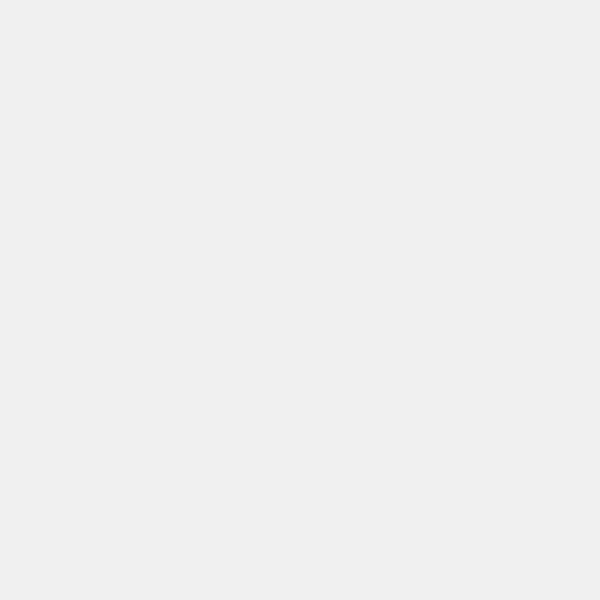
Frame 1 (no input)
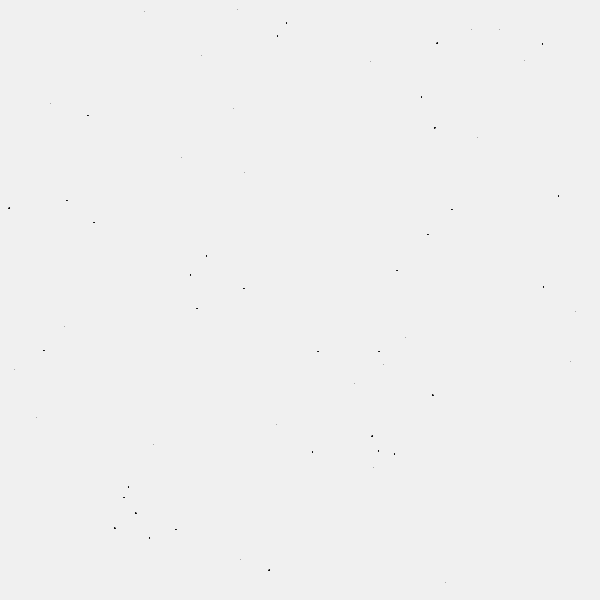
Frame 60 (the mouse pressed at the canvas centre just before this capture)
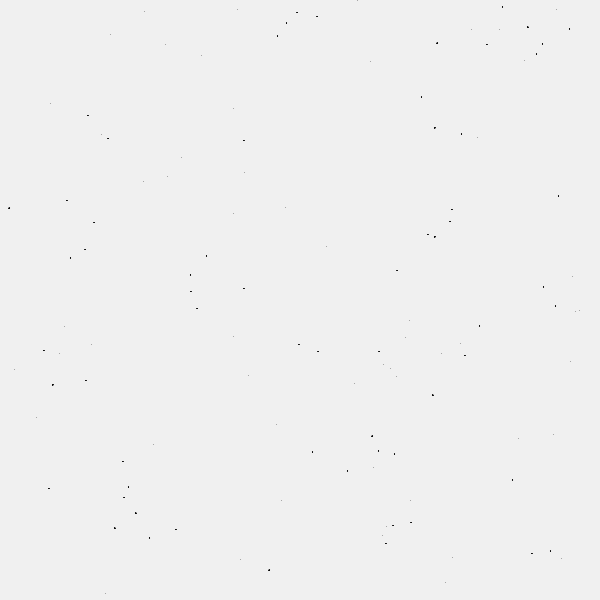
Frame 120 (the mouse held since frame 60 and released just before this capture)

The Processing sketch that drew these frames (run headless with seeded random() and noise(); from frame 60 on, the mouse is pressed at the canvas centre):

// Processing sketch: processing_135509
// ── processing_135509.pde

float aumento=0;
void setup() {
   frameRate(3000000);
  size (600,600);
  background (240);
  float r = random(255);
}
void draw() {
  fill (random (50));
  ellipse (random(width), random(height),aumento, aumento);
  aumento =+ 0.3;
}
